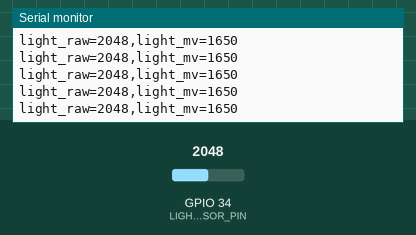
Simulated run of this sketch. Board: ESP32. Shown: the last lines printed to the serial monitor. The inputs (shaded band) are chosen by the test bench; at power-on: GPIO 34 (LIGHT_SENSOR_PIN) = 2048 (analog values on the 0–4095 scale).

Above: at 1.7 s.
1.8 s: GPIO 34 (LIGHT_SENSOR_PIN) set to 2866
At 2.06 s:
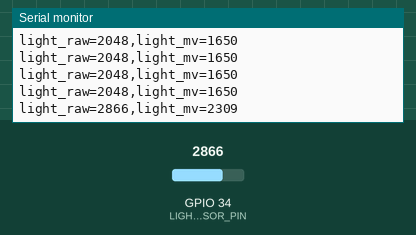
3.3 s: GPIO 34 (LIGHT_SENSOR_PIN) set to 3603
At 3.46 s:
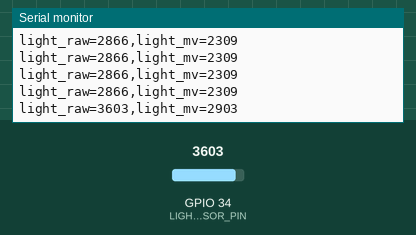
Timing chart, 0 to 6.3 s (numbered marks = the images above; inputs shaded):
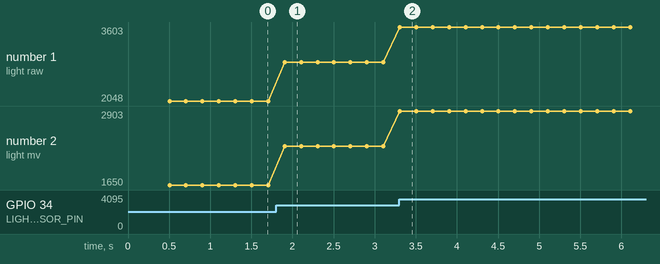

Measured:
- after the input at 1.8 s, the serial monitor: prints a new line after 0.10 s (image 1)
- after the input at 3.3 s, the serial monitor: prints a new line at once (image 2)
- plotted number 1: 2048 → 2866 after the input at 1.8 s, 2866 → 3603 after the input at 3.3 s
- plotted number 2: 1650 → 2309 after the input at 1.8 s, 2309 → 2903 after the input at 3.3 s

The sketch:

stage_12_light_sensor_test.ino
```cpp
#include <Arduino.h>

namespace {
constexpr uint8_t LIGHT_SENSOR_PIN = 34;
constexpr uint32_t SERIAL_BAUD_RATE = 115200;
constexpr uint32_t REPORT_INTERVAL_MS = 200;
constexpr uint8_t SAMPLES_PER_REPORT = 16;

uint32_t lastReportMs = 0;
}

void setup() {
  Serial.begin(SERIAL_BAUD_RATE);
  delay(500);

  analogReadResolution(12);
  analogSetPinAttenuation(LIGHT_SENSOR_PIN, ADC_11db);

  Serial.println("Stage 12 light sensor test boot OK");
  Serial.println("Input: AO -> GPIO34 (ADC1), 3.3V power only");
}

void loop() {
  const uint32_t now = millis();
  if (now - lastReportMs < REPORT_INTERVAL_MS) {
    return;
  }
  lastReportMs = now;

  uint32_t rawSum = 0;
  uint32_t millivoltSum = 0;
  for (uint8_t i = 0; i < SAMPLES_PER_REPORT; ++i) {
    rawSum += analogRead(LIGHT_SENSOR_PIN);
    millivoltSum += analogReadMilliVolts(LIGHT_SENSOR_PIN);
  }

  const uint32_t rawAverage = rawSum / SAMPLES_PER_REPORT;
  const uint32_t millivoltAverage = millivoltSum / SAMPLES_PER_REPORT;
  Serial.printf("light_raw=%lu,light_mv=%lu\n",
                static_cast<unsigned long>(rawAverage),
                static_cast<unsigned long>(millivoltAverage));
}
```
